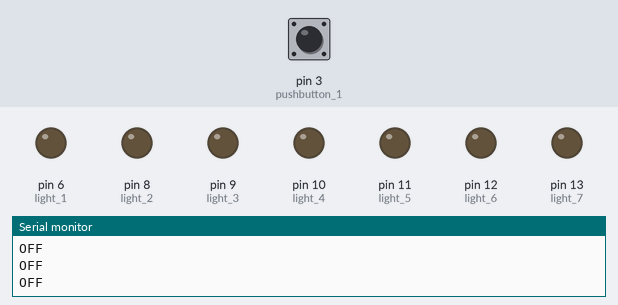
A sketch run on a simulated Arduino Uno, built with avr-gcc and run on an emulated ATmega328P. Parts: output pins drawn as LEDs (lit = HIGH), the last lines printed to the serial monitor. The test bench sets the inputs (shaded band); at power-on: pin 3 (pushbutton_1) LOW.

Above: at 1.3 s.
1.4 s: pin 3 (pushbutton_1) pulled HIGH for 0.3 s
At 1.62 s:
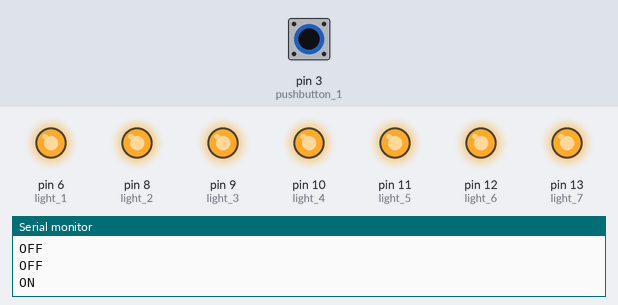
3.2 s: pin 3 (pushbutton_1) pulled HIGH for 3.2 s
At 7.5 s:
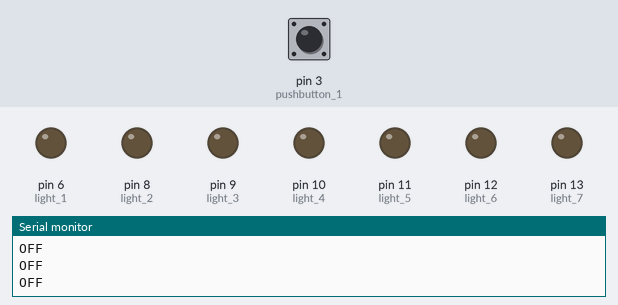
Timing chart, 0 to 9.0 s (numbered marks = the images above; inputs shaded):
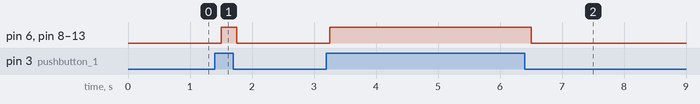

The sketch:

IO-test.ino
```cpp
const int pushbutton_1 = 3;
const int togglebutton_1 = 4;
const int togglebutton_2 = 5;

const int light_1 = 6;
const int light_2 = 8;
const int light_3 = 9;
const int light_4 = 10;
const int light_5 = 11;
const int light_6 = 12;
const int light_7 = 13;

const int pot_1 = A1;
const int pot_2 = A0;

void setup() {
  // put your setup code here, to run once:
  pinMode(pushbutton_1, INPUT);
  pinMode(togglebutton_1, INPUT);
  pinMode(togglebutton_2, INPUT);

  pinMode(light_1, OUTPUT);
  pinMode(light_2, OUTPUT);
  pinMode(light_3, OUTPUT);
  pinMode(light_4, OUTPUT);
  pinMode(light_5, OUTPUT);
  pinMode(light_6, OUTPUT);
  pinMode(light_7, OUTPUT);

  Serial.begin(9600); //Start serial connection to computer

}

void loop() {
  // put your main code here, to run repeatedly:

  // light test
  if (digitalRead(pushbutton_1) == 1){
    digitalWrite(light_1, HIGH);
    digitalWrite(light_2, HIGH);
    digitalWrite(light_3, HIGH);
    digitalWrite(light_4, HIGH);
    digitalWrite(light_5, HIGH);
    digitalWrite(light_6, HIGH);
    digitalWrite(light_7, HIGH);
    Serial.println("ON");
  }
  else{
    digitalWrite(light_1, LOW);
    digitalWrite(light_2, LOW);
    digitalWrite(light_3, LOW);
    digitalWrite(light_4, LOW);
    digitalWrite(light_5, LOW);
    digitalWrite(light_6, LOW);
    digitalWrite(light_7, LOW);
    Serial.println("OFF");
  }

  // button test
  // Serial.println(digitalRead(pushbutton_1));
  // Serial.println(digitalRead(togglebutton_1));
  // Serial.println(digitalRead(togglebutton_2));

  // poti test
  // Serial.println(analogRead(pot_1));
  // Serial.println(analogRead(pot_2));
  delay(250);


}
```

Measured:
- after the input at 1.4 s, pin 6 (light_1), pin 8 (light_2), pin 9 (light_3), pin 10 (light_4), pin 11 (light_5), pin 12 (light_6), pin 13 (light_7): LOW → HIGH after 0.10 s, → LOW 0.25 s later
- after the input at 3.2 s, pin 6 (light_1), pin 8 (light_2), pin 9 (light_3), pin 10 (light_4), pin 11 (light_5), pin 12 (light_6), pin 13 (light_7): LOW → HIGH after 0.05 s, → LOW 3.3 s later
